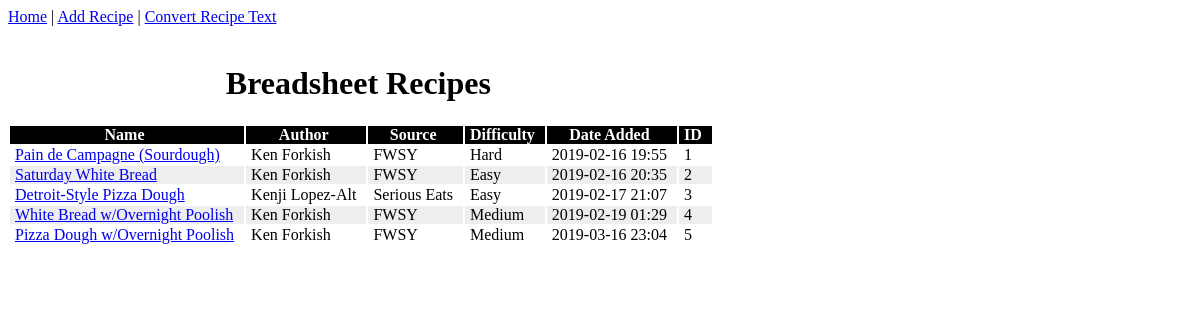
Before: / with the older database file.
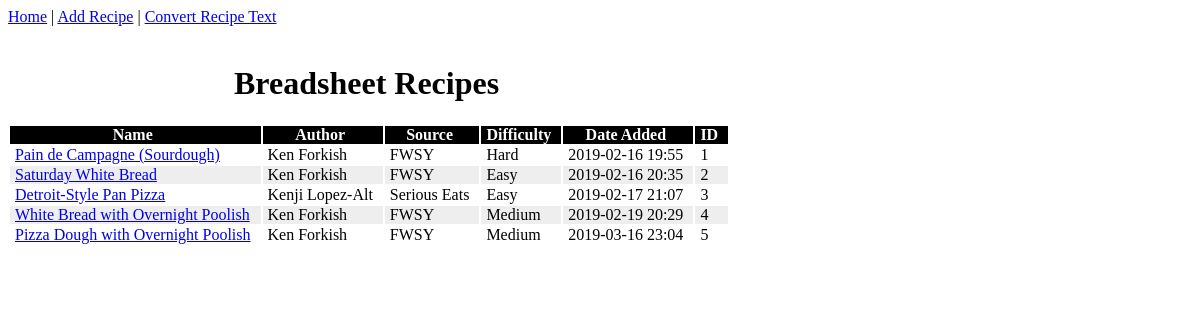
After: the same page with the newer database file.
### app/models.py (models this page shows, shortened)
class Recipe(db.Model):
    id = db.Column(db.Integer, primary_key=True)
    name = db.Column(db.String(64), index=True, unique=True, nullable=False)
    author = db.Column(db.String(64), index=True)
    source = db.Column(db.String(128), index=True)
    difficulty = db.Column(db.String(1), index=True)
    date_added = db.Column(db.DateTime, default=datetime.utcnow())
    start_time = db.Column(db.String(32), default=str(datetime.utcnow()))
    solve_for_start = db.Column(db.Integer, default=1)
    steps = db.relationship('Step', backref='recipe', lazy='dynamic')

### app/main/routes.py (the view)
@bp.route('/breadsheet')
@bp.route('/index')
@bp.route('/')
def index():
    recipes = add_recipe_ui_fields(Recipe.query.order_by('id').all())
    return render_template('index.html', title='Breadsheet Home', recipes=recipes)

### app/main/routes.py (called while the page is built)
def seconds_to_hms(num):
    if num is None:
        return ''
    else:
        h = str(num // 3600)
        num %= 3600
        m = str(num // 60)
        num %= 60
        s = str(num)
        result = [h, m, s]
        i = 0
        while i <= 2:
            if result[i] == '0':
                result[i] = '00'
            """if len(result[i]) == 1:
                result[i] = '0' + result[i]"""
            i += 1
    return result

def hms_to_string(data):
    result = ''
    if data[0] == '00':
        pass
    else:
        result = '{} hrs'.format(data[0])
    if data[1] == '00' and result != '':
        return result  # round off the seconds if it's an even number of hours
    elif data[1] == '00' and result == '':
        pass
    elif result == '':
        result += '{} min'.format(data[1])
    else:
        result += ', {} min'.format(data[1])
    if data[2] == '00' and result != '':
        return result  # round off the seconds if it's an even number of minutes
    elif data[2] == '00' and result == '':
        return result
    elif result == '':
        return '{} sec'.format(data[2])
    else:
        result += ', {} sec'.format(data[2])
    return result

### app/templates/index.html
{% extends "base.html" %}
{% block breadapp_content %}
    <div id="recipe_list">
        <table id="recipe">
            <tr id="recipe_title_row">
                <td colspan="6"><h1>Breadsheet Recipes</h1></td>
            </tr>
            <tr id="recipe_header_row">
                <th>Name</th>
                <th>Author</th>
                <th>Source</th>
                <th>Difficulty</th>
                <th>Date Added</th>
                <th>ID</th>
            </tr>
            {% for recipe in recipes %}
            <tr id="recipe_row">
                <td><a href="{{ url_for('main.recipe') }}?id={{ recipe.id }}">{{ recipe.name }}</a></td>
                <td>{{ recipe.author }}</td>
                <td>{{ recipe.source }}</td>
                <td>{{ recipe.difficulty_ui }}</td>
                <td>{{ recipe.date_added_ui }}</td>
                <td>{{ recipe.id }}</td>
            </tr>
            {% endfor %}
        </table>
    </div>
{% endblock %}

Changed rows visible on the page:
changed Recipe "Kenji Lopez-Alt": name "Detroit-Style Pizza Dough" → "Detroit-Style Pan Pizza"
changed Recipe id 4: name "White Bread w/Overnight Poolish" → "White Bread with Overnight Poolish"; date_added_ui "2019-02-19 01:29" → "2019-02-19 20:29"
changed Recipe id 5: name "Pizza Dough w/Overnight Poolish" → "Pizza Dough with Overnight Poolish"
